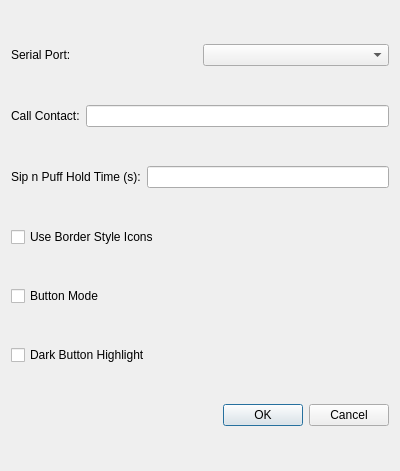
<?xml version="1.0" encoding="UTF-8"?>
<ui version="4.0">
 <class>Settings</class>
 <widget class="QDialog" name="Settings">
  <property name="geometry">
   <rect>
    <x>0</x>
    <y>0</y>
    <width>400</width>
    <height>471</height>
   </rect>
  </property>
  <property name="windowTitle">
   <string>Dialog</string>
  </property>
  <layout class="QVBoxLayout" name="verticalLayout">
   <item>
    <layout class="QHBoxLayout" name="serialPortHorizontalLayout">
     <item>
      <widget class="QLabel" name="serialPortLabel">
       <property name="text">
        <string>Serial Port:</string>
       </property>
      </widget>
     </item>
     <item>
      <widget class="QComboBox" name="serialPortComboBox">
       <property name="toolTip">
        <string>&lt;html&gt;&lt;head/&gt;&lt;body&gt;&lt;p&gt;Serial Port&lt;/p&gt;&lt;/body&gt;&lt;/html&gt;</string>
       </property>
       <property name="statusTip">
        <string/>
       </property>
       <property name="currentText">
        <string extracomment="Serial Port"/>
       </property>
      </widget>
     </item>
    </layout>
   </item>
   <item>
    <layout class="QHBoxLayout" name="callContactHorizontalLayout">
     <item>
      <widget class="QLabel" name="callContactLabel">
       <property name="text">
        <string>Call Contact:</string>
       </property>
      </widget>
     </item>
     <item>
      <widget class="QLineEdit" name="callContactLineEdit"/>
     </item>
    </layout>
   </item>
   <item>
    <layout class="QHBoxLayout" name="callContactHorizontalLayout_2">
     <item>
      <widget class="QLabel" name="holdTimeLabel">
       <property name="text">
        <string>Sip n Puff Hold Time (s):</string>
       </property>
      </widget>
     </item>
     <item>
      <widget class="QLineEdit" name="buttonHoldTimeEdit"/>
     </item>
    </layout>
   </item>
   <item>
    <widget class="QCheckBox" name="iconStyleCheckBox">
     <property name="text">
      <string>Use Border Style Icons</string>
     </property>
    </widget>
   </item>
   <item>
    <widget class="QCheckBox" name="buttonModeCheckBox">
     <property name="text">
      <string>Button Mode</string>
     </property>
    </widget>
   </item>
   <item>
    <widget class="QCheckBox" name="darkHighlight">
     <property name="text">
      <string>Dark Button Highlight</string>
     </property>
    </widget>
   </item>
   <item>
    <widget class="QDialogButtonBox" name="buttonBox">
     <property name="orientation">
      <enum>Qt::Horizontal</enum>
     </property>
     <property name="standardButtons">
      <set>QDialogButtonBox::Cancel|QDialogButtonBox::Ok</set>
     </property>
    </widget>
   </item>
  </layout>
 </widget>
 <resources/>
 <connections>
  <connection>
   <sender>buttonBox</sender>
   <signal>accepted()</signal>
   <receiver>Settings</receiver>
   <slot>accept()</slot>
   <hints>
    <hint type="sourcelabel">
     <x>248</x>
     <y>254</y>
    </hint>
    <hint type="destinationlabel">
     <x>157</x>
     <y>274</y>
    </hint>
   </hints>
  </connection>
  <connection>
   <sender>buttonBox</sender>
   <signal>rejected()</signal>
   <receiver>Settings</receiver>
   <slot>reject()</slot>
   <hints>
    <hint type="sourcelabel">
     <x>316</x>
     <y>260</y>
    </hint>
    <hint type="destinationlabel">
     <x>286</x>
     <y>274</y>
    </hint>
   </hints>
  </connection>
 </connections>
</ui>
